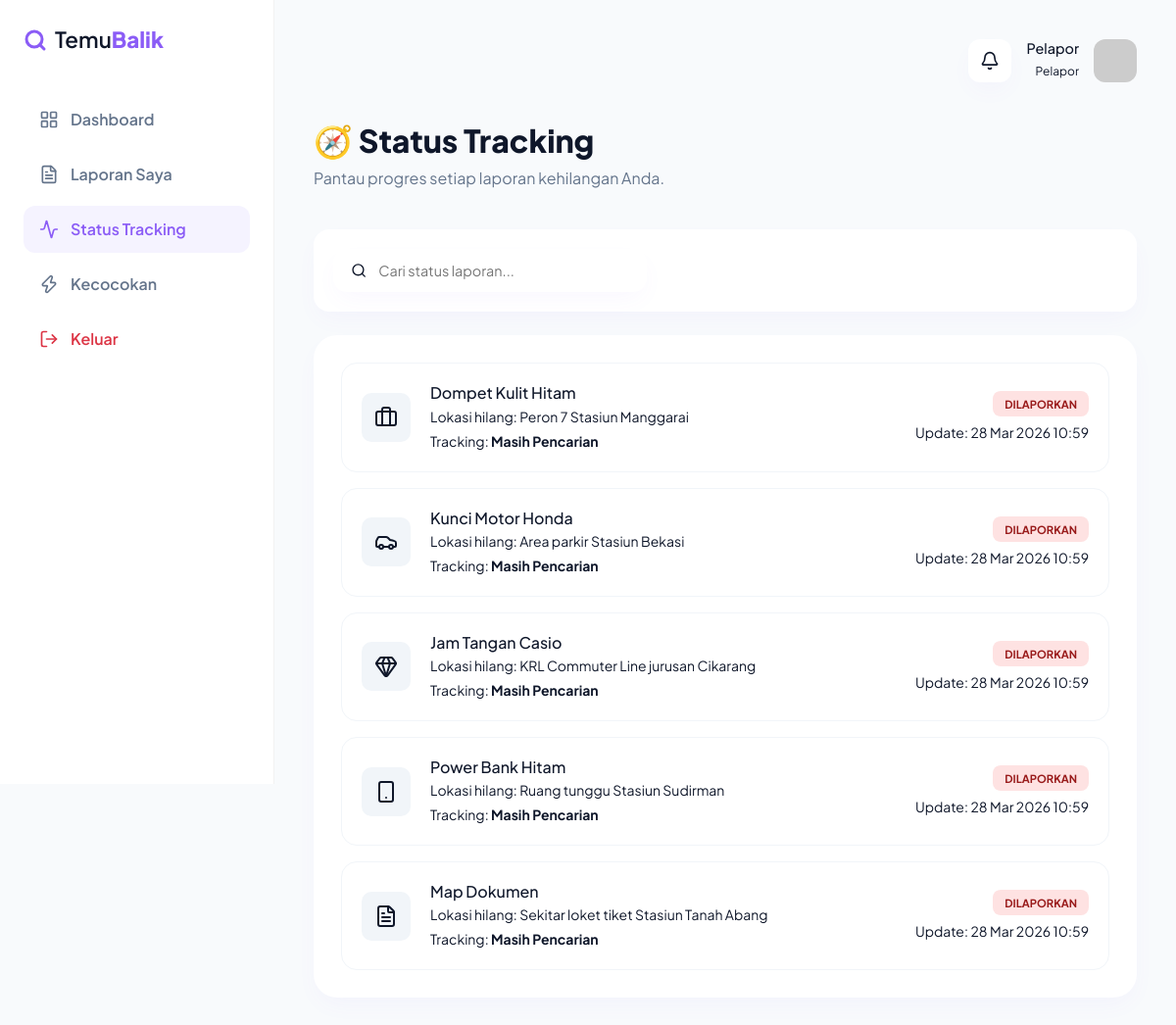
Page /laporan_kehilangan/status.php (signed in) on the committed database.
### tables this page shows
CREATE TABLE IF NOT EXISTS laporan_kehilangan (
    id INT AUTO_INCREMENT PRIMARY KEY,
    nama_barang VARCHAR(100) NOT NULL,
    kategori VARCHAR(50) NOT NULL,
    deskripsi TEXT,
    tanggal_hilang DATETIME NOT NULL,
    lokasi_hilang VARCHAR(255) NOT NULL,
    foto VARCHAR(255),
    status ENUM('dilaporkan', 'ditemukan', 'diserahkan', 'ditutup') DEFAULT 'dilaporkan',
    created_by INT NOT NULL,
    created_at TIMESTAMP DEFAULT CURRENT_TIMESTAMP,
    updated_at TIMESTAMP DEFAULT CURRENT_TIMESTAMP ON UPDATE CURRENT_TIMESTAMP,
    FOREIGN KEY (created_by) REFERENCES users(id) ON DELETE CASCADE,
    INDEX idx_status (status),
    INDEX idx_kategori (kategori),
    INDEX idx_created_by (created_by)
);

### config/auth.php (called while the page is built, shortened)
<?php
function isLoggedIn() {
    return isset($_SESSION['user_id']) && isset($_SESSION['user_role']);
}
function getCurrentUser() {
    return [
        'id' => $_SESSION['user_id'],
        'email' => $_SESSION['user_email'],
        'name' => $_SESSION['user_name'],
        'role' => $_SESSION['user_role']
    ];
}
function formatDateID($date, $format = 'd M Y H:i') {
    $months = [
        '01' => 'Jan', '02' => 'Feb', '03' => 'Mar', '04' => 'Apr',
        '05' => 'Mei', '06' => 'Jun', '07' => 'Jul', '08' => 'Agu',
        '09' => 'Sep', '10' => 'Okt', '11' => 'Nov', '12' => 'Des'
    ];
    $timestamp = strtotime($date);
    $dayName = ['Min', 'Sen', 'Sel', 'Rab', 'Kam', 'Jum', 'Sab'];
    $formattedDate = date('d', $timestamp);
    $month = $months[date('m', $timestamp)];
    $year = date('Y', $timestamp);
    $time = date('H:i', $timestamp);
    if ($format === 'd M Y H:i') {
        return "$formattedDate $month $year $time";
    } elseif ($format === 'd M Y') {
        return "$formattedDate $month $year";
    }
    return date($format, $timestamp);
}
function getCategoryIcon($category) {
    $normalized = strtolower(trim((string) $category));
    if (strpos($normalized, 'perhiasan') !== false) return 'gem';
    if (strpos($normalized, 'elektronik') !== false) return 'smartphone';
    if (strpos($normalized, 'kendaraan') !== false || strpos($normalized, 'aksesori') !== false) return 'car';
    if (strpos($normalized, 'dokumen') !== false) return 'file-text';
    if (strpos($normalized, 'tas') !== false || strpos($normalized, 'dompet') !== false) return 'briefcase';
    return 'package';
}
?>

### config/database.php (called while the page is built, shortened)
<?php
function safePrepare(mysqli $conn, string $sql): mysqli_stmt {
    $stmt = $conn->prepare($sql);
    return $stmt;
}
?>

### laporan_kehilangan/status.php (the view, shortened to what this page needs)
<?php
require_once '../config/database.php';
require_once '../config/auth.php';
$user = getCurrentUser();
$page = max(1, isset($_GET['page']) ? (int)$_GET['page'] : 1);
$items_per_page = 10;
$offset = ($page - 1) * $items_per_page;
$stmt = safePrepare($conn, '
    SELECT lk.*,
           MAX(m.cocok_score) AS cocok_score,
           MAX(m.status) AS matching_status,
           MAX(pb.status) AS penyerahan_status,
           MAX(pb.tanggal_serah) AS tanggal_serah
    FROM laporan_kehilangan lk
    LEFT JOIN matching m ON lk.id = m.laporan_id
    LEFT JOIN penyerahan_barang pb ON m.id = pb.matching_id
    WHERE lk.created_by = ?
    GROUP BY lk.id
    ORDER BY lk.created_at DESC
    LIMIT ? OFFSET ?
');
$stmt->bind_param('iii', $user['id'], $items_per_page, $offset);
$stmt->execute();
$result = $stmt->get_result();
function getTrackingLabel(array $row): string {
    return 'Masih Pencarian';
}
?>
<!DOCTYPE html>
<html lang="id">
<head>
    <link href="https://cdn.jsdelivr.net/npm/bootstrap@5.3.2/dist/css/bootstrap.min.css" rel="stylesheet">
</head>
<body>
    <aside class="sidebar" id="sidebar">
        <a class="brand-logo" href="../dashboard/index.php">
            <i data-lucide="search" class="me-2" style="color: var(--primary-purple); stroke-width: 3;"></i>
            <span class="temu">Temu</span><span class="balik">Balik</span>
        </a>
        <ul class="nav-menu">
            <li class="nav-item">
                <a href="../dashboard/index.php" class="nav-link">
                    <i data-lucide="layout-grid" width="20"></i> Dashboard
                </a>
            </li>
            <li class="nav-item">
                <a href="index.php" class="nav-link">
                    <i data-lucide="file-text" width="20"></i> Laporan Saya
                </a>
            </li>
            <li class="nav-item">
                <a href="status.php" class="nav-link active">
                    <i data-lucide="activity" width="20"></i> Status Tracking
                </a>
            </li>
            <li class="nav-item">
                <a href="../matching/index.php" class="nav-link">
                    <i data-lucide="zap" width="20"></i> Kecocokan
                </a>
            </li>
            <li class="nav-item">
                <a href="../auth/logout.php" class="nav-link text-danger">
                    <i data-lucide="log-out" width="20"></i> Keluar
                </a>
            </li>
        </ul>
    </aside>
    <main class="main-content">
        <header class="top-header">
            <div class="user-profile">
                <div class="notif-badge">
                    <i data-lucide="bell" width="20" class="text-slate"></i>
                </div>
                <div class="d-none d-sm-block text-end">
                    <h6 class="mb-0 fw-700" style="font-size: 0.9rem;"><?= htmlspecialchars($user['name']) ?></h6>
                    <span class="text-slate" style="font-size: 0.75rem;">Pelapor</span>
                </div>
                <img src="https://ui-avatars.com/api/?name=<?= urlencode($user['name']) ?>&background=8b5cf6&color=fff" class="avatar" alt="User">
            </div>
        </header>
        <section class="page-header">
            <h1 class="page-title">🧭 Status Tracking</h1>
            <p class="page-subtitle">Pantau progres setiap laporan kehilangan Anda.</p>
        </section>
        <div class="filter-container" style="background: white; border-radius: 16px; padding: 20px; margin-bottom: 24px; box-shadow: var(--card-shadow);">
            <div class="search-bar" style="max-width: 320px;">
                <i data-lucide="search" width="18" class="text-slate"></i>
                <input type="text" id="filterSearch" placeholder="Cari status laporan...">
            </div>
        </div>
        <div class="content-card">
            <?php if ($result->num_rows > 0): ?>
                <?php while ($row = $result->fetch_assoc()): ?>
                    <?php
                        $icon = getCategoryIcon($row['kategori'] ?? '');
                        $has_photo = !empty($row['foto']) && file_exists(dirname(__DIR__) . '/uploads/' . $row['foto']);
                        $status_class = 'pill-info';
                        if (($row['status'] ?? '') === 'dilaporkan' || ($row['status'] ?? '') === 'hilang') {
                            $status_class = 'pill-danger';
                        } elseif (($row['status'] ?? '') === 'ditemukan' || ($row['matching_status'] ?? '') === 'cocok') {
                            $status_class = 'pill-warning';
                        } elseif (($row['status'] ?? '') === 'diserahkan' || ($row['penyerahan_status'] ?? '') === 'diserahkan' || ($row['status'] ?? '') === 'ditutup') {
                            $status_class = 'pill-success';
                        }
                    ?>
                    <div class="track-row">
                        <div class="item-img">
                            <?php if ($has_photo): ?>
                                <img src="../uploads/<?= htmlspecialchars($row['foto']) ?>" alt="<?= htmlspecialchars($row['nama_barang']) ?>" class="item-photo">
                            <?php else: ?>
                                <i data-lucide="<?= $icon ?>" class="text-slate"></i>
                            <?php endif; ?>
                        </div>
                        <div class="track-info">
                            <h6 class="mb-1 fw-700"><?= htmlspecialchars($row['nama_barang']) ?></h6>
                            <p class="text-slate small mb-1">Lokasi hilang: <?= htmlspecialchars($row['lokasi_hilang']) ?></p>
                            <p class="text-slate small mb-0">
                                Tracking: <strong><?= htmlspecialchars(getTrackingLabel($row)) ?></strong>
                            </p>
                        </div>
                        <div class="track-meta">
                            <span class="status-pill <?= $status_class ?>"><?= ucfirst($row['status']) ?></span>
                            <p class="text-slate small mt-2 mb-0">Update: <?= formatDateID($row['updated_at']) ?></p>
                        </div>
                    </div>
                <?php endwhile; ?>
            <?php endif; ?>
        </div>
    </main>
</body>
</html>

### laporan_kehilangan/status.php (style rules this page uses)
:root { --primary-purple: #8b5cf6; --deep-purple: #6d28d9; --soft-purple: #f5f3ff; --bg-light: #f8fafc; --sidebar-width: 280px; --text-main: #0f172a; --text-slate: #64748b; --card-shadow: 0 10px 25px -5px rgba(139, 92, 246, 0.05); --primary-gradient: linear-gradient(135deg, #818cf8 0%, #a855f7 100%); }
body { font-family: 'Plus Jakarta Sans', sans-serif; background-color: var(--bg-light); color: var(--text-main); overflow-x: hidden; }
.sidebar { width: var(--sidebar-width); height: 100vh; position: fixed; left: 0; top: 0; background: white; border-right: 1px solid rgba(0,0,0,0.05); padding: 24px; z-index: 1000; transition: all 0.3s ease; }
.brand-logo { font-size: 1.4rem; text-decoration: none; display: flex; align-items: center; margin-bottom: 40px; color: var(--text-main); }
.brand-logo .temu { font-weight: 600; }
.brand-logo .balik { font-weight: 800; color: var(--primary-purple); }
.nav-menu { list-style: none; padding: 0; }
.nav-item { margin-bottom: 8px; }
.nav-link { display: flex; align-items: center; padding: 12px 16px; color: var(--text-slate); text-decoration: none; border-radius: 12px; font-weight: 600; transition: all 0.2s ease; gap: 12px; }
.nav-link:hover, .nav-link.active { background: var(--soft-purple); color: var(--primary-purple); }
.main-content { margin-left: var(--sidebar-width); padding: 40px; min-height: 100vh; }
.top-header { display: flex; justify-content: space-between; align-items: center; margin-bottom: 40px; }
.search-bar { background: white; border-radius: 14px; padding: 10px 18px; display: flex; align-items: center; width: 100%; max-width: 400px; box-shadow: var(--card-shadow); }
.search-bar input { border: none; outline: none; margin-left: 10px; width: 100%; font-size: 0.9rem; }
.user-profile { display: flex; align-items: center; gap: 15px; }
.notif-badge { width: 44px; height: 44px; background: white; border-radius: 12px; display: flex; align-items: center; justify-content: center; position: relative; cursor: pointer; box-shadow: var(--card-shadow); }
.avatar { width: 44px; height: 44px; border-radius: 12px; object-fit: cover; }
.content-card { background: white; border-radius: 24px; padding: 28px; box-shadow: var(--card-shadow); }
.track-row { display: flex; align-items: center; gap: 20px; padding: 20px; border: 1px solid #f1f5f9; border-radius: 16px; margin-bottom: 16px; transition: all 0.2s ease; }
.item-img { width: 50px; height: 50px; background: #f1f5f9; border-radius: 10px; display: flex; align-items: center; justify-content: center; overflow: hidden; flex-shrink: 0; }
.track-row:last-child { margin-bottom: 0; }
.track-info { flex: 1; }
.track-meta { min-width: 130px; text-align: right; }
.status-pill { padding: 6px 12px; border-radius: 8px; font-size: 0.7rem; font-weight: 700; text-transform: uppercase; white-space: nowrap; }
.pill-danger { background: #fee2e2; color: #991b1b; }
.page-header { margin-bottom: 40px; }
.page-title { font-size: 2rem; font-weight: 800; margin-bottom: 8px; }
.page-subtitle { color: var(--text-slate); font-size: 1rem; }

### rows in the picture
laporan_kehilangan: nama_barang "Dompet Kulit Hitam", lokasi_hilang "Peron 7 Stasiun Manggarai", row "Masih Pencarian", status "DILAPORKAN", updated_at "28 Mar 2026 10:59"
laporan_kehilangan: nama_barang "Kunci Motor Honda", lokasi_hilang "Area parkir Stasiun Bekasi", row "Masih Pencarian", status "DILAPORKAN", updated_at "28 Mar 2026 10:59"
laporan_kehilangan: nama_barang "Jam Tangan Casio", lokasi_hilang "KRL Commuter Line jurusan Cikarang", row "Masih Pencarian", status "DILAPORKAN", updated_at "28 Mar 2026 10:59"
laporan_kehilangan: nama_barang "Power Bank Hitam", lokasi_hilang "Ruang tunggu Stasiun Sudirman", row "Masih Pencarian", status "DILAPORKAN", updated_at "28 Mar 2026 10:59"
laporan_kehilangan: nama_barang "Map Dokumen", lokasi_hilang "Sekitar loket tiket Stasiun Tanah Abang", row "Masih Pencarian", status "DILAPORKAN", updated_at "28 Mar 2026 10:59"

### other values in the picture
$user['name'] "Pelapor"
